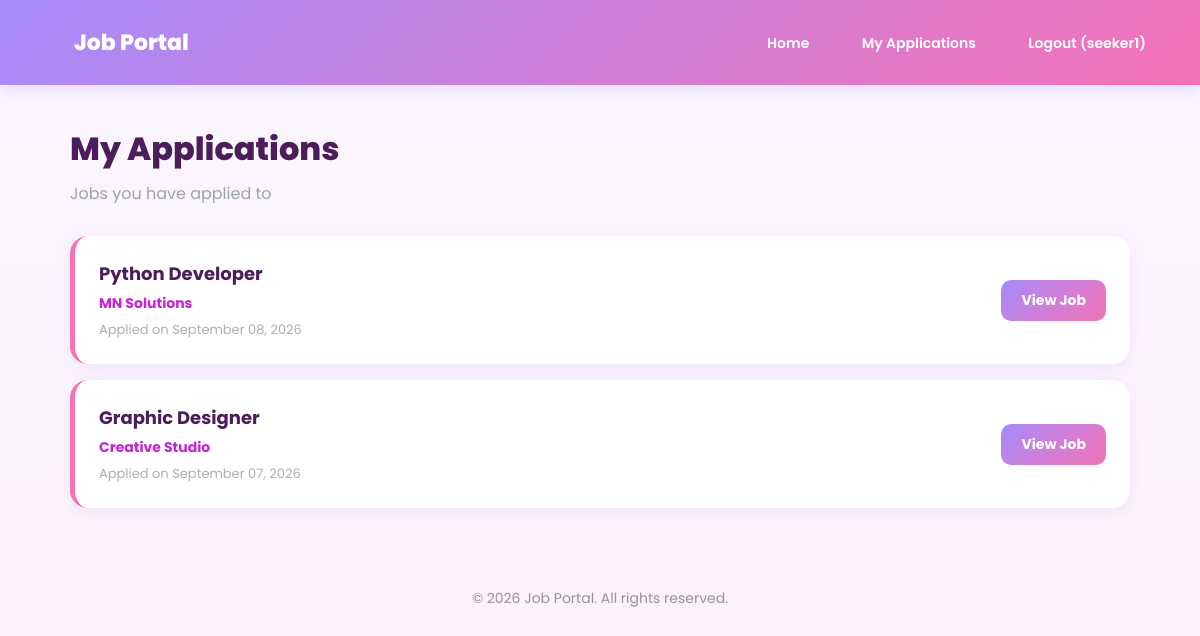
The page /my-applications/ (signed in) on the database its author committed.
### apps/accounts/models.py (models this page shows)
class CustomUser(AbstractUser):
    ROLE_CHOICES = [
        ('employer', 'Employer'),
        ('seeker', 'Job Seeker'),
    ]
    role = models.CharField(max_length=20, choices=ROLE_CHOICES, default='seeker')

### apps/jobs/models.py (models this page shows, shortened)
class Application(models.Model):
    job = models.ForeignKey(
        Job,
        on_delete=models.CASCADE,
        related_name='applications'
    )
    applicant = models.ForeignKey(
        settings.AUTH_USER_MODEL,
        on_delete=models.CASCADE,
        related_name='applications'
    )
    name = models.CharField(max_length=150, blank=True)
    email = models.EmailField(blank=True)
    phone = models.CharField(max_length=30, blank=True)
    location = models.CharField(max_length=100, blank=True)
    applied_date = models.DateTimeField(auto_now_add=True)
    cover_letter = models.TextField(blank=True, null=True)
    resume = models.FileField(
        upload_to='resumes/',
        blank=True,
        null=True
    )
    class Meta:
        unique_together = ('job', 'applicant')

class Job(models.Model):
    title = models.CharField(max_length=200)
    company = models.CharField(max_length=200)
    location = models.CharField(max_length=100)
    description = models.TextField()
    salary = models.CharField(max_length=100, blank=True)
    posted_date = models.DateTimeField(auto_now_add=True)
    posted_by = models.ForeignKey(
        settings.AUTH_USER_MODEL,
        on_delete=models.CASCADE,
        null=True,
        blank=True,
        related_name='posted_jobs'
    )

### apps/jobs/views.py (the view)
# urls.py: path('my-applications/', views.my_applications, name='my_applications'),
@login_required
def my_applications(request):
    if request.user.role != 'seeker':
        messages.error(request, "Only job seekers can view this page.")
        return redirect('job_list')
    applications = Application.objects.filter(applicant=request.user).order_by('-applied_date')
    return render(request, 'jobs/my_applications.html', {'applications': applications})

### apps/jobs/templates/jobs/my_applications.html (shortened to what this page needs)
{% extends 'jobs/base.html' %}
{% block content %}
<div class="page-title">My Applications</div>
<div class="page-subtitle">Jobs you have applied to</div>
{% if applications %}
{% for app in applications %}
<div class="app-card">
    <div>
        <h3>{{ app.job.title }}</h3>
        <div class="app-company">{{ app.job.company }}</div>
        <div class="app-date">Applied on {{ app.applied_date|date:"F d, Y" }}</div>
    </div>
    <a href="{% url 'job_detail' app.job.pk %}" class="btn">View Job</a>
</div>
{% endfor %}
{% else %}
<div class="empty-state">
    <h3>You haven't applied to any jobs yet</h3>
</div>
{% endif %}
{% endblock %}

### apps/jobs/templates/jobs/base.html (shortened to what this page needs)
<!DOCTYPE html>
<html lang="en">
<head>
</head>
<body>
    <nav>
        <a href="{% url 'job_list' %}" class="logo">Job Portal</a>
        <div>
            <a href="{% url 'job_list' %}">Home</a>
            {% if user.is_authenticated %}
                {% if user.role == 'employer' %}
                    <a href="{% url 'job_create' %}">Post a Job</a>
                    <a href="{% url 'my_jobs' %}">My Jobs</a>
                {% elif user.role == 'seeker' %}
                    <a href="{% url 'my_applications' %}">My Applications</a>
                {% endif %}
                <a href="{% url 'logout' %}">
                    Logout ({{ user.username }})
                </a>
            {% else %}
                <a href="{% url 'login' %}">Login</a>
                <a href="{% url 'signup' %}">Sign Up</a>
            {% endif %}
        </div>
    </nav>
    <div class="container">
        {% block content %}
        {% endblock %}
    </div>
    <footer>
        &copy; 2026 Job Portal. All rights reserved.
    </footer>
</body>
</html>

### apps/jobs/templates/jobs/base.html (style rules this page uses)
* { margin: 0; padding: 0; box-sizing: border-box; }
body { font-family: 'Poppins', sans-serif; background: linear-gradient(180deg, #faf5ff 0%, #fdf2f8 100%); color: #493746; min-height: 100vh; }
nav { background: linear-gradient(135deg, #a78bfa, #f472b6); padding: 18px 40px; display: flex; justify-content: space-between; align-items: center; box-shadow: 0 4px 14px rgba(167, 139, 250, 0.25); }
nav .logo { color: white; font-size: 22px; font-weight: 800; text-decoration: none; }
nav a { color: white; text-decoration: none; margin-left: 20px; font-weight: 600; font-size: 14px; padding: 8px 14px; border-radius: 10px; transition: background 0.2s; }
.container { max-width: 1100px; margin: 0 auto; padding: 40px 20px; }
footer { text-align: center; padding: 24px; color: #a08d99; font-size: 14px; }

### apps/jobs/templates/jobs/my_applications.html (style rules this page uses)
.page-title { font-size: 32px; font-weight: 800; margin-bottom: 8px; color: #4c1d5b; }
.page-subtitle { color: #9ca3af; margin-bottom: 30px; }
.app-card { background: white; border-radius: 18px; padding: 24px; box-shadow: 0 4px 16px rgba(167,139,250,0.14); border-left: 5px solid #f472b6; margin-bottom: 16px; display: flex; justify-content: space-between; align-items: center; }
.app-card h3 { font-size: 18px; color: #4c1d5b; margin-bottom: 6px; }
.app-company { color: #c026d3; font-weight: 700; font-size: 14px; }
.app-date { color: #b0aab5; font-size: 13px; margin-top: 6px; }
.app-card a.btn { background: linear-gradient(135deg, #a78bfa, #f472b6); color: white; text-decoration: none; padding: 10px 20px; border-radius: 10px; font-weight: 700; font-size: 14px; }

### rows shown on the page
CustomUser: username "seeker1"
Application: job "Python Developer", job.company "MN Solutions", applied_date "September 08, 2026"
Application: job "Graphic Designer", job.company "Creative Studio", applied_date "September 07, 2026"
